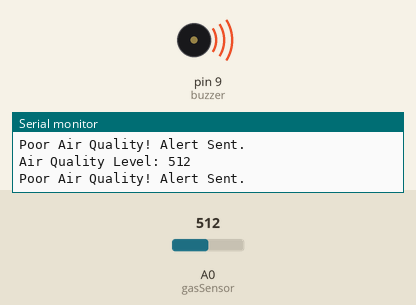
The sketch below on a simulated Arduino Uno, built with avr-gcc and run on an emulated ATmega328P. Parts: buzzer (waves = sounding, pin HIGH), the last lines printed to the serial monitor. Inputs (shaded band) come from the test bench; at power-on: A0 (gasSensor) = 512.

Above: at 1.8 s.
1.9 s: A0 (gasSensor) set to 416
3.4 s: A0 (gasSensor) set to 390
At 5.1 s:
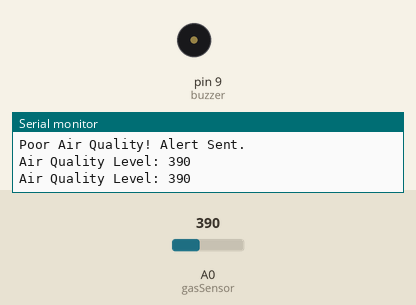
5.5 s: A0 (gasSensor) set to 410
At 6.7 s:
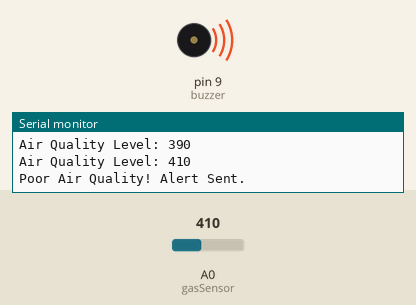
7.5 s: A0 (gasSensor) set to 306
At 9.4 s:
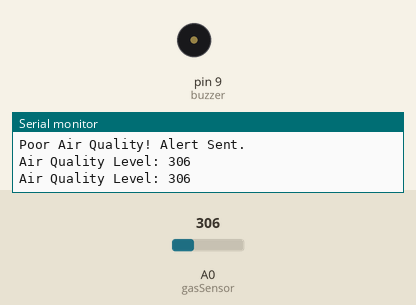
Timing chart, 0 to 10.5 s (numbered marks = the images above; inputs shaded):
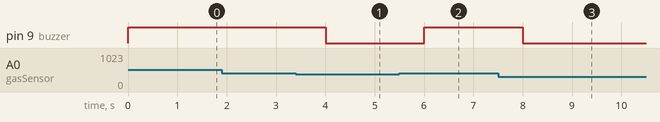

The sketch:

air_quality_code.ino
```cpp
int gasSensor = A0;
int buzzer = 9;

void setup() {
  pinMode(gasSensor, INPUT);
  pinMode(buzzer, OUTPUT);
  Serial.begin(9600);
}

void loop() {
  int airValue = analogRead(gasSensor);
  Serial.print("Air Quality Level: ");
  Serial.println(airValue);

  if (airValue > 400) {
    digitalWrite(buzzer, HIGH);
    Serial.println("Poor Air Quality! Alert Sent.");
  } else {
    digitalWrite(buzzer, LOW);
  }

  delay(1000);
}
```

Measured:
- the behaviour switches between 401 and 400 on A0 (gasSensor) (found by bisection; images 0 and 1)
- after the input at 3.4 s, pin 9 (buzzer): HIGH → LOW after 0.60 s
- after the input at 5.5 s, pin 9 (buzzer): LOW → HIGH after 0.50 s
- after the input at 7.5 s, pin 9 (buzzer): HIGH → LOW after 0.51 s
